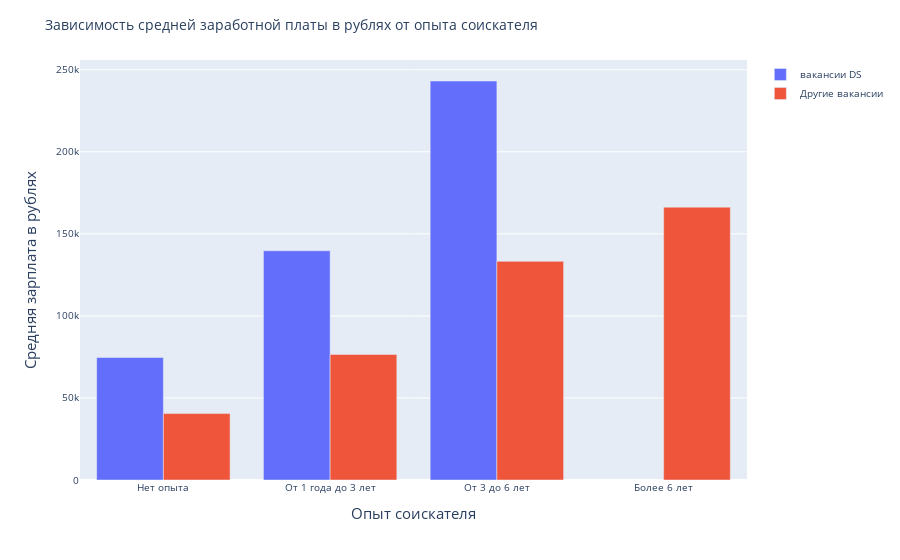

Here is the notebook cell this chart was saved with:
### Code cell
# Напишем функцию чтобы добавить сортировку по опыту для графика
def chSort(experience):
    if experience =='Нет опыта':
        return 1
    elif experience == 'От 1 года до 3 лет':
        return 2
    elif experience == 'От 3 до 6 лет':
        return 3
    elif experience == 'Более 6 лет':
        return 4
# Создаем колонку с данными для сортировки
df_ds_exp_salary['Sorting'] = df_ds_exp_salary.apply(lambda x: chSort(x.experience), axis = 1)

# Находим максимальное значение зарплаты, для дополнительного отображения разницы в процентах средней зарплаты от максимума
max = df_ds_exp_salary.average_salary_ds.max() 

# Добавим колонку с данными процентов средней зарплаты от максимума
df_ds_exp_salary['Percent'] = df_ds_exp_salary.average_salary_ds.apply(lambda x: round(x / max, 4))

# Сортируем по новому признаку Sorting
df_ds_exp_salary.sort_values(by = ['Sorting'], inplace=True)

# Строим столбчатую диаграмму
fig = px.bar(
    df_ds_exp_salary,
    x='experience',
    y='average_salary_ds',
    color='vacance_type', 
    hover_data = ['Percent','vacance_type']    
)
fig.update_traces(
    hovertemplate="".join([
        "<b style='color: #393E46'>%{customdata[1]}</b>"    
        "<br>Средняя зарплата (руб): %{y}",
        "<br>",
        "Процент от max ЗП: %{customdata[0]:,.2%}"
    ])
)
fig.update_layout(
    barmode='group',
    hovermode="x unified",
    title='Зависимость средней заработной платы в рублях от опыта соискателя',
    legend=dict(title_text=""),      
    font = dict(size=10), 
    yaxis=dict(
        title_text='Средняя зарплата в рублях', 
        titlefont=dict(size=15)  
    ),
    xaxis=dict(
        title_text='Опыт соискателя', 
        titlefont=dict(size=15)  
    ) 
)
fig.show()

### Figure 1 — Plotly figure (JSON) as saved in the notebook; plotly's stock layout.template omitted (floating-point values rounded to 4 significant figures)
{"data": [{"alignmentgroup": "True", "customdata": [[0.307, "вакансии DS"], [0.5745, "вакансии DS"], [1, "вакансии DS"], [null, "вакансии DS"]], "hovertemplate": "<b style='color: #393E46'>%{customdata[1]}</b><br>Средняя зарплата (руб): %{y}<br>Процент от max ЗП: %{customdata[0]:,.2%}", "legendgroup": "вакансии DS", "marker": {"color": "#636efa", "pattern": {"shape": ""}}, "name": "вакансии DS", "offsetgroup": "вакансии DS", "orientation": "v", "showlegend": true, "textposition": "auto", "type": "bar", "x": ["Нет опыта", "От 1 года до 3 лет", "От 3 до 6 лет", "Более 6 лет"], "xaxis": "x", "y": [74643, 139675, 243115, null], "yaxis": "y"}, {"alignmentgroup": "True", "customdata": [[0.1665, "Другие вакансии"], [0.3148, "Другие вакансии"], [0.5479, "Другие вакансии"], [0.6839, "Другие вакансии"]], "hovertemplate": "<b style='color: #393E46'>%{customdata[1]}</b><br>Средняя зарплата (руб): %{y}<br>Процент от max ЗП: %{customdata[0]:,.2%}", "legendgroup": "Другие вакансии", "marker": {"color": "#EF553B", "pattern": {"shape": ""}}, "name": "Другие вакансии", "offsetgroup": "Другие вакансии", "orientation": "v", "showlegend": true, "textposition": "auto", "type": "bar", "x": ["Нет опыта", "От 1 года до 3 лет", "От 3 до 6 лет", "Более 6 лет"], "xaxis": "x", "y": [40472, 76541, 133211, 166256], "yaxis": "y"}], "layout": {"barmode": "group", "font": {"size": 10}, "hovermode": "x unified", "legend": {"title": {"text": ""}, "tracegroupgap": 0}, "margin": {"t": 60}, "title": {"text": "Зависимость средней заработной платы в рублях от опыта соискателя"}, "xaxis": {"anchor": "y", "domain": [0, 1], "title": {"font": {"size": 15}, "text": "Опыт соискателя"}}, "yaxis": {"anchor": "x", "domain": [0, 1], "title": {"font": {"size": 15}, "text": "Средняя зарплата в рублях"}}}}
